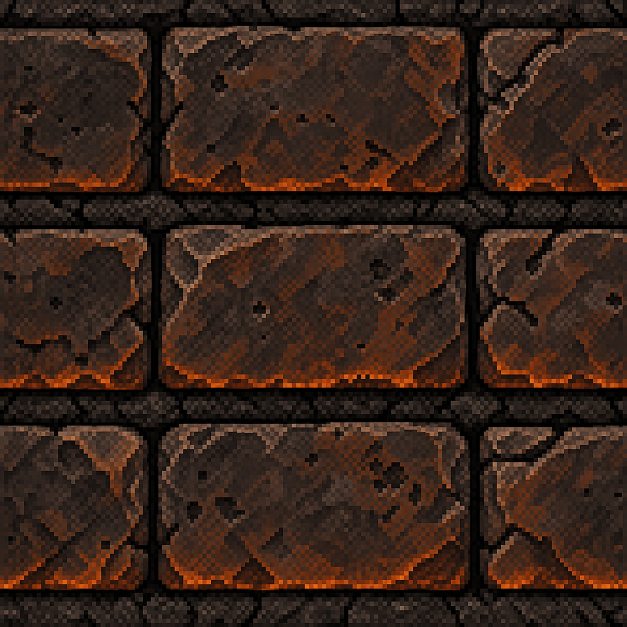
#> input picture art_src/tunnel_vault_v1/source_stone_v1.png, 1254 x 1254 px (shown at 1/2 size)
$ python build_pack.py
#> lines starting #> are read from the running program, lines starting #| are printed output that depends on the picture
"""Rebuild original image_gen stone crops, UV strips, decals and review previews.

Pillow only. Run: python art_src/tunnel_vault_v1/build_pack.py
All sampling is nearest; no pixels from the style reference enter game assets.
"""
from pathlib import Path
from PIL import Image, ImageDraw, ImageChops
import json
import math

HERE = Path(__file__).resolve().parent
ROOT = HERE.parents[1]
OUT = ROOT / 'assets/textures/tunnel'
NEAR = Image.Resampling.NEAREST
entries = []
stone = Image.open(HERE / 'source_stone_v1.png').convert('RGB')
#> stone is the input picture: PIL image 1254x1254 RGB; mean R, G, B 55.2, 35.5, 25.8
# Measured face crops, excluding the generated course gutters.
boxes = [(25, 78, 280, 365), (360, 82, 895, 360),
         (980, 90, 1220, 360), (30, 475, 280, 750),
         (365, 478, 895, 750), (975, 480, 1220, 752)]
faces = [stone.crop(box).resize((64, 64), NEAR) for box in boxes]
#> faces = 6 items


def save(im, name, purpose, pivot=(0.5, 0.5), **kwargs):
    im.save(OUT / name)
    entries.append(dict(file=f'assets/textures/tunnel/{name}', size=list(im.size),
                        mode=im.mode, frames=1, pivot_normalized=list(pivot),
                        pivot_pixels=[round(im.width * pivot[0]), round(im.height * pivot[1])],
                        purpose=purpose, **kwargs))


def masonry(width, height, courses, rib=False):
    """Reconstruct fitted wedge courses from original generated stone faces."""
#> called with width = 512, height = 128, courses = 4, rib = False
    im = Image.new('RGB', (width, height), (12, 10, 9))
    pix = im.load()
    rowh = height / courses
    n = 17
    for y in range(height):
        row = int(y / rowh)
        v = (y % rowh) / rowh
        if v < 0.035 or v > 0.965:
            continue
        for x in range(2, width - 2):
            # Each joint splays away from the crown toward the outer face.
            # The centre stone is larger at V=0 (extrados), narrower at V=1.
            u = x / (width - 1)
            warped = 0.5 + (u - 0.5) * (0.985 + 0.03 * v)
            shift = (row % 2) * 0.38 if not rib else 0
            coord = warped * n + shift
            if rib:
                # Crown stone occupies 8% of arc versus 5.75% for a neighbour.
                coord = (warped / 0.46 * 8 if warped < 0.46 else
                         9 + (warped - 0.54) / 0.46 * 8 if warped > 0.54 else
                         8 + (warped - 0.46) / 0.08)
            block = int(coord)
            q = coord % 1
            if q < 0.045 or q > 0.96:
                continue
            face = faces[(block * 5 + row * 3) % len(faces)]
            rgb = face.getpixel((min(63, int(q * 64)), min(63, int(v * 64))))
            crown = block == 8
            factor = (1.45 if rib else 0.80) * (1.16 if crown else 1)
            if v < 0.09:
                factor *= 1.25  # worn outer bevel, hard step
            if v > 0.87:
                factor *= 0.68
            # Subtle warm bounce near both spring points, never a painted flame.
            bounce = max(0, abs(u - 0.5) * 2 - 0.55)
            rgb = [min(255, int(c * factor)) for c in rgb]
            rgb[0] = min(255, rgb[0] + int(22 * bounce))
            rgb[1] = min(255, rgb[1] + int(5 * bounce))
            pix[x, y] = tuple(rgb)
    im = im.quantize(colors=40, dither=Image.Dither.NONE).convert('RGB')
    # Seam is in mortar. Opposite sample edges are identical, without blur.
    im.paste(im.crop((0, 0, width, 1)), (0, height - 1))
    im.paste(im.crop((0, 0, 1, height)), (width - 1, 0))
    return im


vault = masonry(512, 128, 4)
rib = masonry(1024, 64, 1, rib=True)
save(vault, 'vault_brick_v2.png', 'Full semicircular vault, 4 staggered wedge courses',
     seamless_axes=['U', 'V'], repeat_axes=['V'],
     uv={'U': 'left spring 0 -> crown 0.5 -> right spring 1',
         'V': 'tunnel longitudinal axis, 4 courses per 128 px period'},
     texel_density='512 px per complete arch; use physical arc length, not angle per face')
save(rib, 'arch_rib_v2.png', 'Single complete arch rib strip, 17 voussoirs and crown keystone',
     seamless_axes=['U', 'V'], repeat_axes=[],
     uv={'U': 'arc length from left spring to right spring, exactly once',
         'V': 'rib depth, 0 front outer bevel -> 1 back inner bevel'},
     keystone_uv=[0.5, 0.5],
     anchors=[{'name': 'left_spring', 'uv': [0, 0.5]},
              {'name': 'left_haunch', 'uv': [0.25, 0.5]},
              {'name': 'crown_keystone', 'uv': [0.5, 0.5]},
              {'name': 'right_haunch', 'uv': [0.75, 0.5]},
              {'name': 'right_spring', 'uv': [1, 0.5]}])

source = Image.open(HERE / 'source_decals_v1.png').convert('RGBA')
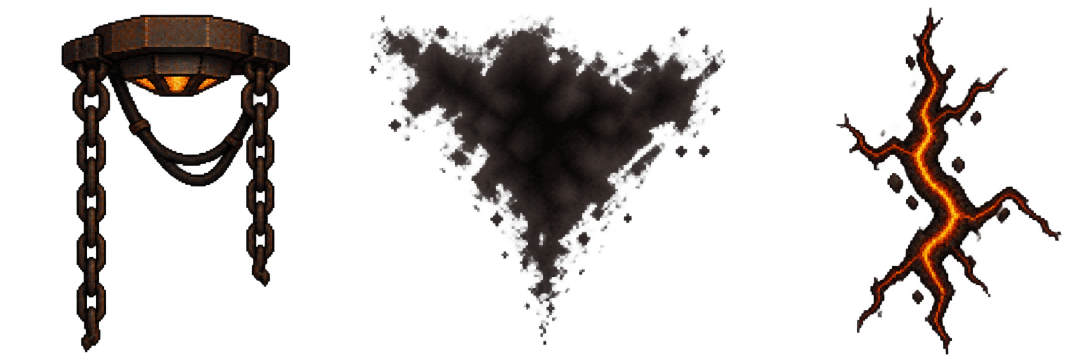
#> input picture art_src/tunnel_vault_v1/source_decals_v1.png, 2172 x 724 px (shown at 1/2 size)
#> source is the input picture: PIL image 2172x724 RGBA; mean R, G, B, A 10.5, 6.4, 4.8, 52.1
decal_boxes = [(80, 8, 580, 680), (675, 8, 1380, 675), (1530, 8, 2035, 680)]
sizes = [(128, 192), (160, 160), (128, 192)]
names = ['vault_hangers_v2.png', 'vault_soot_v2.png', 'vault_magma_crack_v2.png']
decals = []
for i, (box, size, name) in enumerate(zip(decal_boxes, sizes, names)):
    crop = source.crop(box)
    crop = crop.crop(crop.getchannel('A').getbbox())
    crop.thumbnail((size[0] - 8, size[1] - 8), NEAR)
    im = Image.new('RGBA', size)
    im.alpha_composite(crop, ((size[0] - crop.width) // 2, 4))
    # Step the alpha from the generated transparency; preserve no checkerboard.
    alpha = im.getchannel('A').point(lambda a: min(255, round(a / 51) * 51))
    rgb = im.convert('RGB').quantize(colors=24, dither=Image.Dither.NONE).convert('RGB')
    im = rgb.convert('RGBA')
    im.putalpha(alpha)
    p = im.load()
    for y in range(im.height):
        for x in range(im.width):
            r, g, b, a = p[x, y]
            if a == 0:
                p[x, y] = (0, 0, 0, 0)
            elif i == 0 and r > 110 and r > g * 1.4:
                # The generator inserted a small warm lamp in the anchor.
                # Recolour its bright core as rust; this decal is a hanger.
                p[x, y] = (min(87, r // 2), min(48, g // 2), min(28, b), a)
    decals.append(im)
    save(im, name, ['Ceiling iron chains, anchor and sagging cable',
                    'Soot stain above torches, no wall backing',
                    'Magma-filled branching crack, no wall backing'][i],
         pivot=(0.5, 0.04) if i == 0 else (0.5, 0.5),
         repeat_axes=[], seamless_axes=[], alpha='straight stepped 0,51,102,153,204,255',
         blend='alpha blend; crack orange pixels may feed emissive mask')
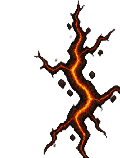
#> crop: PIL image 120x158 RGBA; mean R, G, B, A 13.3, 4.7, 1.2, 44.4; transparent parts drawn white
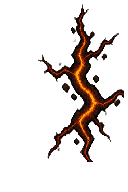
#> im: PIL image 128x192 RGBA; mean R, G, B, A 9.4, 3.5, 0.9, 34.7; transparent parts drawn white
#> after the loop, decals = 3 items

# One compact review sheet, exact unscaled 3x3 texture repeats.
sheet = Image.new('RGB', (1536, 576), (17, 14, 12))
for j in range(3):
    for i in range(3):
        sheet.paste(vault, (i * 512, j * 128))
small_rib = rib.resize((512, 64), NEAR)
for j in range(3):
    for i in range(3):
        sheet.paste(small_rib, (i * 512, 384 + j * 64))
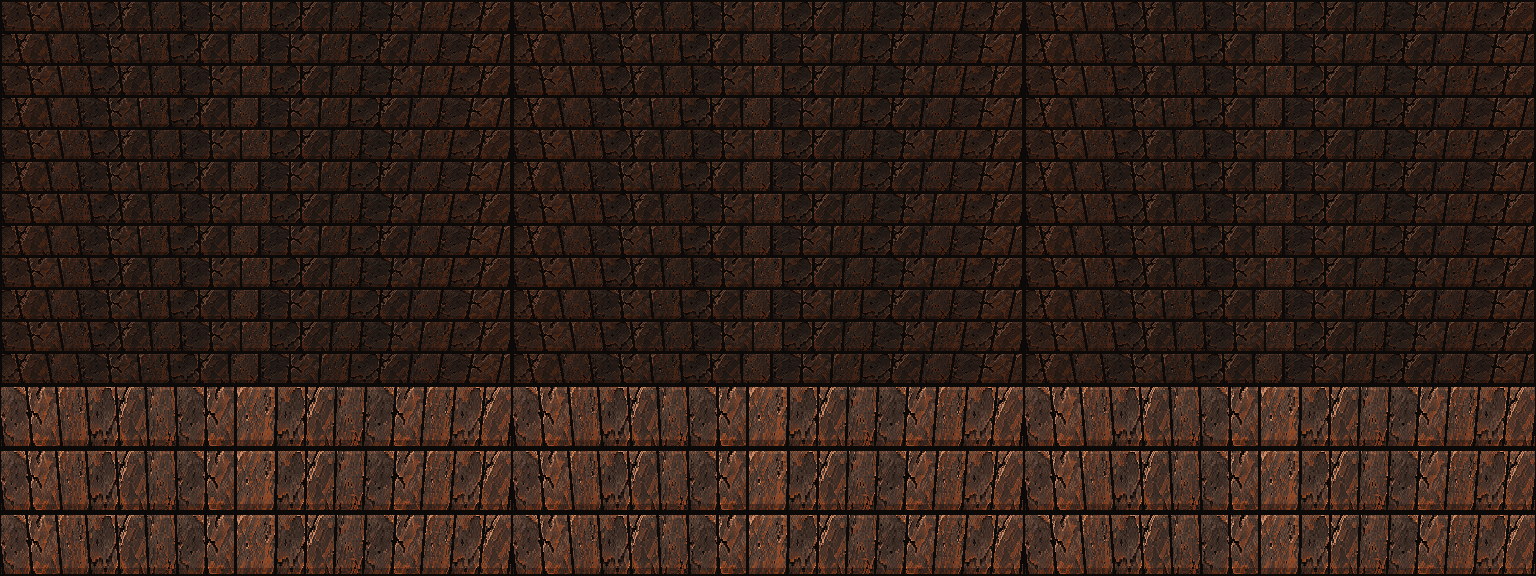
#> sheet: PIL image 1536x576 RGB; mean R, G, B 51.3, 33.5, 25.2
sheet.save(HERE / 'preview_tiles_3x3_v1.png')

# Actual new textures sampled onto a simple perspective vault over the reference.
# Reference remains only in this review image; no reference pixels in game assets.
ref = Image.open(ROOT / 'art_src/storyboard_tunnel_style_keyframe_v1.png').convert('RGB')
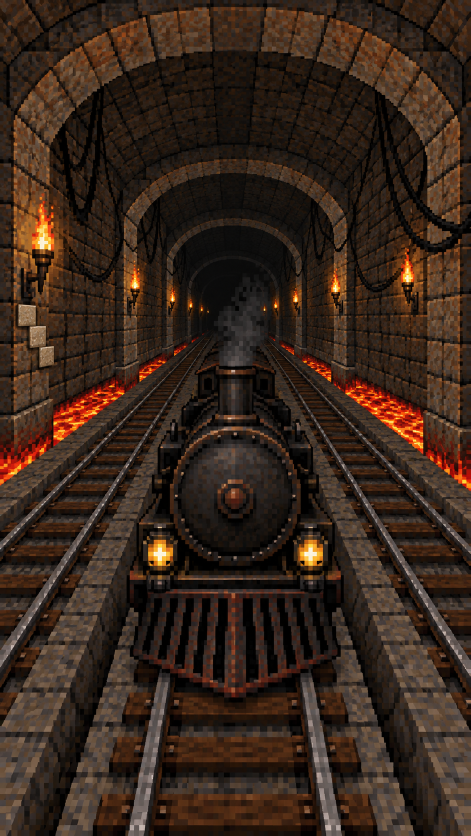
#> input picture art_src/storyboard_tunnel_style_keyframe_v1.png, 941 x 1672 px (shown at 1/2 size)
#> ref is the input picture: PIL image 941x1672 RGB; mean R, G, B 55.9, 38.6, 27.7
preview = ref.resize((360, 640), NEAR).convert('RGBA')
pp = preview.load()
rings = [(310, 21), (203, 15), (130, 10), (82, 7), (51, 5), (32, 3)]
for y in range(234):
    for x in range(360):
        dx, dy = x - 180, (234 - y) / 0.75
        radius = math.hypot(dx, dy)
        if radius < 28:
            continue
        u = math.atan2(dy, -dx) / math.pi
        tex = vault
        tx = min(511, int(u * 511))
        ty = int(16000 / radius) % 128
        factor = 0.50 + min(0.50, radius / 440)
        for rr, thick in rings:
            if rr - thick <= radius <= rr:
                tex = rib
                tx = min(1023, int(u * 1023))
                ty = min(63, int((rr - radius) / thick * 63))
                factor = 0.65 + min(0.35, radius / 500)
                break
            if rr - thick - 3 <= radius < rr - thick:
                factor *= 0.53
        rgb = tex.getpixel((tx, ty))
        pp[x, y] = tuple(int(c * factor) for c in rgb) + (255,)
for im, size, xy in [(decals[1], (35, 44), (19, 108)),
                     (decals[1], (26, 32), (296, 165)),
                     (decals[0], (57, 108), (52, 50)),
                     (decals[0], (37, 69), (267, 119)),
                     (decals[2], (37, 69), (219, 35))]:
    preview.alpha_composite(im.resize(size, NEAR), xy)
#> this loop made 5 passes
#> (size, xy) on passes 1 to 5: ((35, 44), (19, 108)), ((26, 32), (296, 165)), ((57, 108), (52, 50)), ((37, 69), (267, 119)), ((37, 69), (219, 35))
preview.convert('RGB').save(HERE / 'preview_tunnel_360x640_v1.png')

# Transparency review on a brown backing, at the delivered native sizes.
contact = Image.new('RGB', (448, 224), (67, 49, 38))
for im, xy in zip(decals, [(8, 16), (144, 16), (312, 16)]):
    contact.paste(im, xy, im)
#> this loop made 3 passes
#> xy on passes 1 to 3: (8, 16), (144, 16), (312, 16)
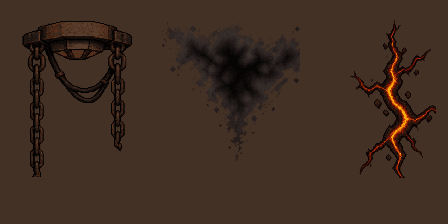
#> contact: PIL image 448x224 RGB; mean R, G, B 62.8, 45, 34.7
contact.save(HERE / 'preview_decals_v1.png')

validation = {'textures': {}, 'decals': {}, 'preview_size': [360, 640]}
for name, im in [('vault_brick_v2.png', vault), ('arch_rib_v2.png', rib)]:
    xerr = sum(a != b for a, b in zip(im.crop((0, 0, 1, im.height)).getdata(),
                                    im.crop((im.width - 1, 0, im.width, im.height)).getdata()))
    yerr = sum(a != b for a, b in zip(im.crop((0, 0, im.width, 1)).getdata(),
                                    im.crop((0, im.height - 1, im.width, im.height)).getdata()))
    validation['textures'][name] = dict(size=list(im.size), edge_mismatch_pixels={'U': xerr, 'V': yerr})
    assert xerr == yerr == 0
#> this loop made 2 passes
#> (name, xerr, yerr) on passes 1 to 2: ('vault_brick_v2.png', 0, 0), ('arch_rib_v2.png', 0, 0)
#> after the loop, validation = 3 items
for name, im in zip(names, decals):
    alpha = im.getchannel('A')
    assert alpha.getextrema() == (0, 255)
    assert not alpha.crop((0, 0, im.width, 3)).getbbox()
    validation['decals'][name] = dict(size=list(im.size), alpha_levels=sorted(set(alpha.getdata())),
                                     opaque_bbox=alpha.getbbox())
#> this loop made 3 passes
#> name on passes 1 to 3: 'vault_hangers_v2.png', 'vault_soot_v2.png', 'vault_magma_crack_v2.png'
#> pass 2, `alpha = im.getchannel('A')`:
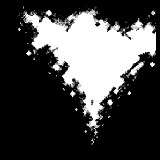
#> alpha: PIL image 160x160 L; min 0, max 255, mean 70
(HERE / 'validation_v1.json').write_text(json.dumps(validation, indent=2) + '\n', encoding='utf-8')
profile = [[-math.cos(math.pi * k / 32), 0.75 * math.sin(math.pi * k / 32), 0]
           for k in range(33)]
distances = [0]
for a, b in zip(profile, profile[1:]):
    distances.append(distances[-1] + math.dist(a, b))
manifest = dict(version=2, generator='built-in image_gen + deterministic Pillow crop/remap',
                sampling='nearest, no mipmaps for decals; clamp U on full arch, repeat V on vault',
                integration='Card 13; do not retain legacy rib uScale=6. Full arch U=0..1 once.',
                extrude_shape=dict(profile_units='radius=1, spring_y=0; scale and translate in scene',
                    path_normalized=[[0, 0, -0.5], [0, 0, 0.5]],
                    points=[dict(position=[round(v, 6) for v in p],
                                 uv_u=round(d / distances[-1], 6))
                            for p, d in zip(profile, distances)],
                    note='Use cumulative physical profile length for U; V follows path. Split crown at U=.5 only, preserve shared UV.'),
                assets=entries)
#> manifest = 6 items
(HERE / 'tunnel_vault_manifest_v1.json').write_text(json.dumps(manifest, indent=2) + '\n', encoding='utf-8')
print(json.dumps(validation, indent=2))
#> (printed output is left out)
